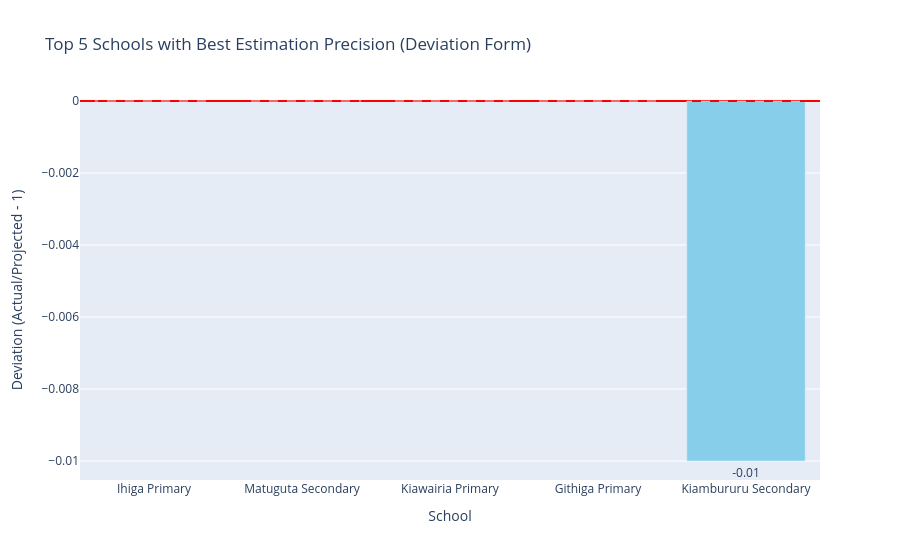

Notebook cell for this chart:
### Code cell
import pandas as pd
import numpy as np
import plotly.graph_objects as go

# --- Step 1: Compute precision deviation per school ---
school_precision = (
    filtered_df.groupby("School")
    .apply(lambda g: g["Actual_Meals_Served"].sum() / g["Projected_Kids"].sum() - 1)
    .reset_index(name="Precision_Deviation")
)

# --- Step 2: Sort by absolute deviation (closest to 0 = best precision) ---
school_precision["AbsDeviation"] = school_precision["Precision_Deviation"].abs()
top5_schools = school_precision.sort_values("AbsDeviation").head(5)

# --- Step 3: Plot using Plotly Graph Objects ---
fig = go.Figure()

fig.add_trace(go.Bar(
    x=top5_schools["School"],
    y=top5_schools["Precision_Deviation"],
    text=top5_schools["Precision_Deviation"].round(3),
    textposition="outside",
    marker_color="skyblue"
))

# Add reference line at 0 (perfect precision)
fig.add_hline(y=0, line_dash="dash", line_color="red")

# Layout adjustments
fig.update_layout(
    title="Top 5 Schools with Best Estimation Precision (Deviation Form)",
    xaxis_title="School",
    yaxis_title="Deviation (Actual/Projected - 1)",
    yaxis=dict(
        zeroline=True,
        zerolinecolor="red",
        zerolinewidth=2,
    
    )
)

fig.show()

### Figure 1 — Plotly figure (JSON) as saved in the notebook; plotly's stock layout.template omitted (floating-point values rounded to 4 significant figures)
{"data": [{"marker": {"color": "skyblue"}, "text": [0, 0, 0, 0, -0.01], "textposition": "outside", "type": "bar", "x": ["Ihiga Primary", "Matuguta Secondary", "Kiawairia Primary", "Githiga Primary", "Kiambururu Secondary"], "y": [0, 0, 0, 0, -0.01]}], "layout": {"shapes": [{"line": {"color": "red", "dash": "dash"}, "type": "line", "x0": 0, "x1": 1, "xref": "x domain", "y0": 0, "y1": 0, "yref": "y"}], "title": {"text": "Top 5 Schools with Best Estimation Precision (Deviation Form)"}, "xaxis": {"title": {"text": "School"}}, "yaxis": {"title": {"text": "Deviation (Actual/Projected - 1)"}, "zeroline": true, "zerolinecolor": "red", "zerolinewidth": 2}}}
